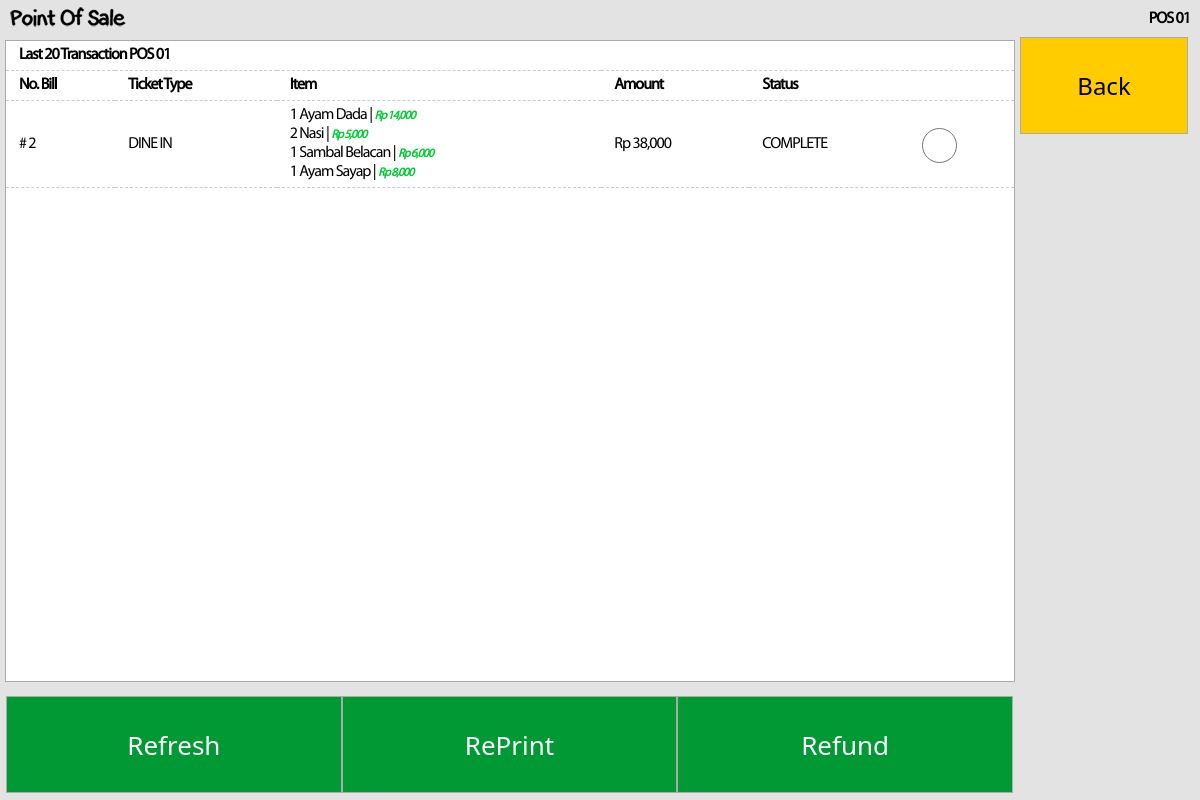
Page /ticket.php (signed in) on the committed database.
### tables this page shows
CREATE TABLE IF NOT EXISTS `ticket` (
  `ID` int(11) NOT NULL AUTO_INCREMENT,
  `NO_TRANSACTION` int(11) DEFAULT NULL,
  `TERMINAL` varchar(25) DEFAULT NULL,
  `ID_USER` varchar(10) DEFAULT NULL,
  `CREATE_DATE` datetime DEFAULT NULL,
  `CLOSING_DATE` datetime DEFAULT NULL,
  `DELIVERY_DATE` datetime DEFAULT NULL,
  `TICKET_TYPE` varchar(30) DEFAULT NULL,
  `PAYMENT_TYPE` varchar(30) DEFAULT NULL,
  `AMOUNT` double DEFAULT NULL,
  `TENDER_AMOUNT` double DEFAULT NULL,
  `DUE_AMOUNT` double DEFAULT NULL,
  `NOTE` varchar(255) DEFAULT NULL,
  `STATUS` varchar(25) DEFAULT NULL,
  `ID_TRANSACTION` int(11) DEFAULT NULL,
  `SYNC` enum('Y','N') DEFAULT 'N',
  PRIMARY KEY (`ID`)
);

CREATE TABLE IF NOT EXISTS `ticket_item` (
  `ID` int(11) NOT NULL AUTO_INCREMENT,
  `TERMINAL` varchar(25) DEFAULT NULL,
  `ITEM_ID` int(11) DEFAULT NULL,
  `ITEM_COUNT` int(11) DEFAULT NULL,
  `ITEM_NAME` varchar(120) DEFAULT NULL,
  `CATEGORY_NAME` varchar(120) DEFAULT NULL,
  `ITEM_PRICE` double DEFAULT NULL,
  `DISCOUNT_RATE` double DEFAULT NULL,
  `SUB_TOTAL` double DEFAULT NULL,
  `DISCOUNT` double DEFAULT NULL,
  `TAX_AMOUNT` double DEFAULT NULL,
  `TOTAL_PRICE` double DEFAULT NULL,
  `NO_TRANSACTION` int(11) DEFAULT NULL,
  `SYNC` enum('Y','N') DEFAULT 'N',
  PRIMARY KEY (`ID`)
);

### login_session.php (called while the page is built, shortened)
<?php
include "connection/connDB.php";
$terminal=$_SESSION['terminal'];
?>

### connection/connDB.php (called while the page is built, shortened)
<?php
$dataPerPage = 10;
?>

### ticket.php (the view, shortened to what this page needs)
<?php
include "connection/connDB.php";
include "login_session.php";
$query_ticket = "select * from ticket tkt
left join transaction trs on trs.ID_TRANSACTION = tkt.ID_TRANSACTION
where tkt.TERMINAL = '$terminal' and trs.FLAG = 'N' and tkt.STATUS = 'COMPLETE'
order by tkt.ID desc limit $dataPerPage";
$query_ticket = mysqli_query($connection,$query_ticket);
?>
<!DOCTYPE html PUBLIC "-//W3C//DTD XHTML s.0 Transitional//EN" "http://www.w3.org/TR/xhtml1/DTD/xhtml1-transitional.dtd">
<html xmlns="http://www.w3.org/1999/xhtml">
<head>
<link href="content/css/stylesheet.css" rel="stylesheet" type="text/css" />
</head>
<body onresize="resizeWindow()" onload="resizeWindow()">
<div class="header">
  <div class="label_header"><strong><?php echo "$terminal"; ?></strong></div>
<img src="content/images/logo-01.png" width="125" height="25" /></div>
<form action="" method="post">
<div class="navigation" id="navigation">
	<div class="navigationPanel" id="navigationPanel">
  <table width="100%" border="0" cellpadding="3" cellspacing="0" class="table-model-01">
    <tr class="text_content">
      <td colspan="6" class="label_header"><strong>Last 20 Transaction <?php echo $terminal ?></strong></td>
      </tr>
    <tr class="text_content">
      <td class="label_header"><strong>No. Bill</strong></td>
      <td class="label_header"><strong>Ticket Type</strong></td>
      <td class="label_header"><strong>Item</strong></td>
      <td class="label_header"><strong>Amount</strong></td>
      <td class="label_header"><strong>Status</strong></td>
      <td align="center">&nbsp;</td>
    </tr>
    <?php while($rwtck = mysqli_fetch_array($query_ticket)){ ?>
    <tr class="text_content_02">
      <td><span class="label_header"># <?php echo"$rwtck[NO_TRANSACTION]" ?></span></td>
      <td><span class="label_header"><?php echo"$rwtck[TICKET_TYPE]" ?></span></td>
      <td class="label_header">
	<?php
	$query_listitem = "select * from ticket_item ttm
						where
						ttm.TERMINAL = '$terminal' and
						ttm.NO_TRANSACTION = '$rwtck[NO_TRANSACTION]'";
	$query_listitem = mysqli_query($connection,$query_listitem);
	while($rwlist = mysqli_fetch_array($query_listitem)){
	?>
        <div><?php echo "$rwlist[ITEM_COUNT] $rwlist[ITEM_NAME] "; ?> | <span class="label_small">Rp
<?php $item_price = number_format($rwlist['ITEM_PRICE']); echo "$item_price"; ?>
        </span></div>
		<?php } ?>
	  </td>
      <td class="label_header">Rp <?php $total_price = number_format($rwtck['AMOUNT']); echo "$total_price"; ?></td>
      <td><span class="label_header"><?php echo"$rwtck[STATUS]" ?></span></td>
      <td align="center"><input name="idtr" type="radio" class="radio_btn" id="radio<?php echo"$rwtck[NO_TRANSACTION]" ?>" value="<?php echo"$rwtck[NO_TRANSACTION]" ?>" /></td>
    </tr>
    <?php } ?>
  </table>
  </div>
  <div class="clear"></div>
  <div>
    <input name="btn_refresh" type="submit" class="btn_ticket" id="submit" value="Refresh" />
    <input name="btn_reprint" type="submit" class="btn_ticket" id="submit3" value="RePrint" />
<input name="btn_void" type="submit" class="btn_ticket" id="submit2" value="Refund" onclick="javascript:return confirm('Are you sure want to void this transaction ?')"/>
  </div>
</div>
</form>
            <div class="content" id="content">
            <div class="contentPanel" id="contentPanel">
            <form action="" method="post">
              <input name="btn_back" type="button" class="btn_ticket_action" id="submit5" value="Back" onclick="window.location.href=('dashboard.php')" />
            </form>
            </div>
            <div class="clear"></div>
</body>
</html>

### content/css/stylesheet.css (style rules this page uses)
body,td,th,input,select,textarea { font-size: 14px; font-family: MyriadPro-Regular; }
.clear { clear: left; height: 15px; }
.label_header { text-decoration: none; color: #000000; font-size: 16px; letter-spacing: -1px; }
.table-model-01 { font-family: 'MyriadPro-Regular'; border-spacing: 0; border-collapse: collapse; }
.table-model-01 td { border-bottom-style: dashed; border-bottom-color: #CCC; border-bottom-width: 1px; padding-top: 5px; padding-bottom: 5px; text-align: left; text-indent: 10px; }
.label_small { font-size: 12px; font-style: italic; text-decoration: none; color: #0C3; font-weight: bold; }

### ticket.php (style rules this page uses)
body, html { height:100%; margin: 0px auto; }
body { font-family: 'MyriadPro-Regular'; margin: 0px; text-align: left; font-size: 12px; background-color: #e3e3e3; background-repeat: repeat-x; min-width: 768px; }
.header { padding: 5px 5px; }
.header div { float:right; padding:5px 5px; }
.header img, .navPanel img, .navSelect img { vertical-align:middle; margin:0px 5px 0px 0px; border:none; }
.clear { clear:both; float:none; height:0px; }
.navigation { width:84%; height:80%; margin: 5px 5px 0px 5px; border:solid 1px #ababab; background-color:#ffffff; float:left; vertical-align:bottom; position:relative; }
.navigationPanel { padding:0px; overflow:auto; }
.content { width:14%; margin: 2px 2px 0px 0px; vertical-align:top; float:left; }
.contentPanel { padding:0px; overflow:auto; }
.btn_ticket { font-family: "Segoe UI", "Segoe UI Semibold"; font-size: 26px; text-decoration: none; width: 33.3%; background-color: #009933; border: 1px solid #ababab; color: #FFF; height: 97px; float: left; }
.btn_ticket_action { font-family: "Segoe UI", "Segoe UI Semibold"; font-size: 24px; text-decoration: none; width: 100%; background-color: #FFCC00; border: 1px solid #ababab; color: #000; height: 97px; float: left; }
.radio_btn { text-decoration: none; width: 35px; height: 35px; float: left; border: 1px solid #FFF; }

### rows in the picture
ticket: NO_TRANSACTION "2", TICKET_TYPE "DINE IN", AMOUNT "38,000", STATUS "COMPLETE"
ticket_item: ITEM_COUNT "1", ITEM_NAME "Ayam Dada", ITEM_PRICE "14,000"
ticket_item: ITEM_COUNT "2", ITEM_NAME "Nasi", ITEM_PRICE "5,000"
ticket_item: ITEM_COUNT "1", ITEM_NAME "Sambal Belacan", ITEM_PRICE "6,000"
ticket_item: ITEM_COUNT "1", ITEM_NAME "Ayam Sayap", ITEM_PRICE "8,000"

### other values in the picture
$terminal "POS 01"
